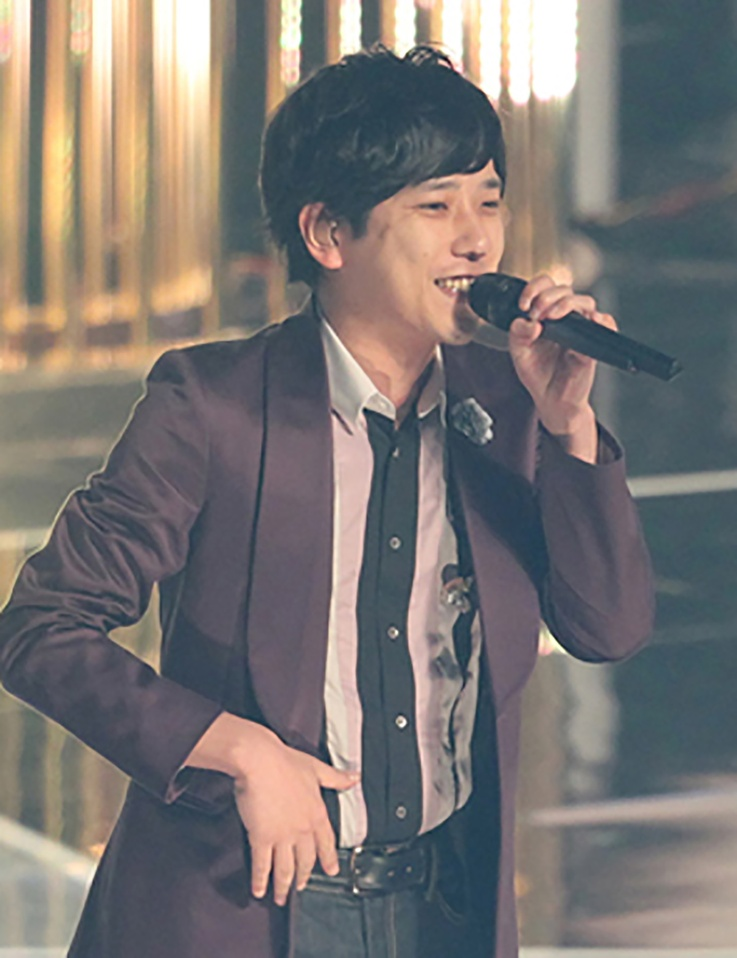
#> input picture arasi_deta/downloads/二宮和也/12.ninomiya0425b.jpg, 737 x 958 px, shrunk from 1200 x 1560 before the run; its folder holds only this picture in this run
$ python img_collection.py
#> lines starting #> are read from the running program, lines starting #| are printed output that depends on the picture
import cv2, os, re,requests, time, bs4
from urllib.request import urlretrieve
from urllib import request as req
from urllib import error,parse
from PIL import Image
import numpy as np
import glob

members = ["二宮和也", "櫻井翔"]
img_dir = "./arasi_deta/downloads/"
cascade_file = "./haarcascade_frontalface_alt.xml"
cascade = cv2.CascadeClassifier(cascade_file)
for member in members:
	files = glob.glob(img_dir+member+"/*.jpg")
	print("{}の写真は{}枚です。顔認識を始めます。".format(member, len(files)))
	error_count = 0
	for index, file in enumerate(files,1):
		print(file)
		img = cv2.imread(file)
#> img is the input picture: shape (958, 737, 3); mean B, G, R 114.6, 116.6, 121.6
		img_gray = cv2.cvtColor(img, cv2.COLOR_BGR2GRAY)
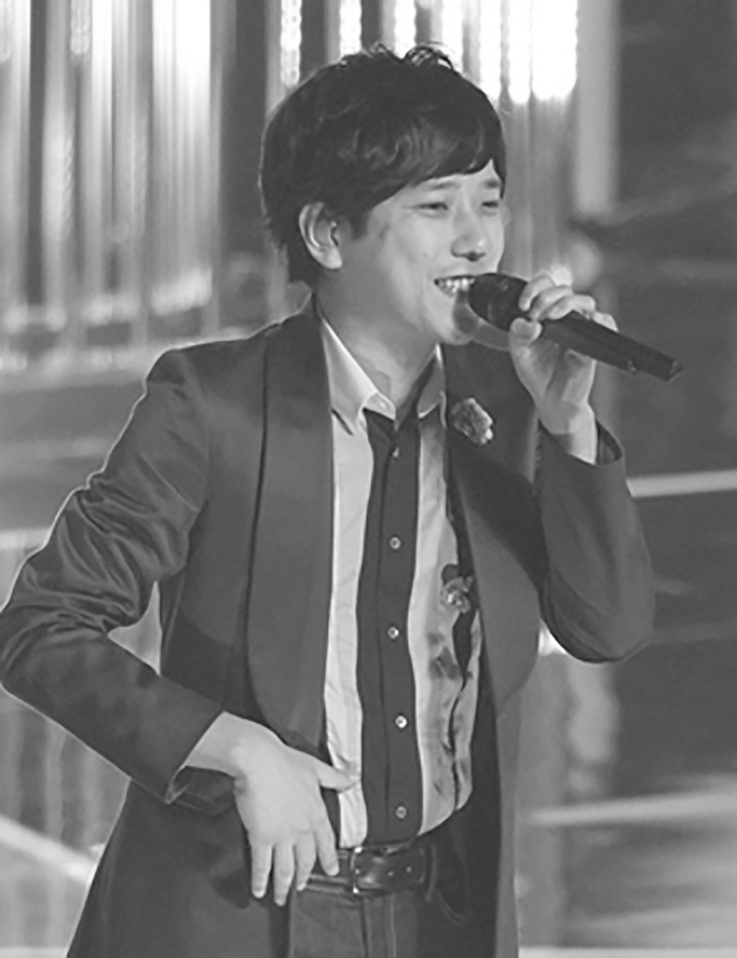
#> img_gray: shape (958, 737); min 10, max 255, mean 117.9
		cascade = cv2.CascadeClassifier(cascade_file)
		facerect = cascade.detectMultiScale(img_gray)
#> facerect = [[398, 157, 133, 133]]
		print(len(facerect))
#| 1
		if len(facerect) != 1:
			mistake_path = img_dir + member + "/mistake"
			if not os.path.exists(mistake_path):
				os.makedirs(mistake_path)
			cv2.imwrite(mistake_path  + "/" + str(index) +".jpg", img)
			error_count += 1
			continue
		for x,y,w,h in facerect:
			img = img[y:y+h, x:x+w]
#> this loop made 1 pass
#> pass 1, `img = img[y:y+h, x:x+w]`:
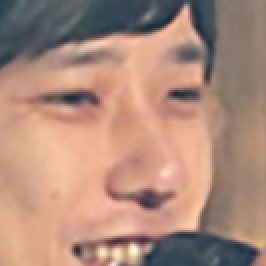
#> img: shape (133, 133, 3) (shown 2 times larger); mean B, G, R 123, 139, 173.6
		face_path = img_dir+member+"/face"
		if not os.path.exists(face_path):
			os.makedirs(face_path)
		cv2.imwrite(face_path  + "/" + str(index)+".jpg", img)
	print("{}のディレクトリにて、{}件中、{}件の写真で顔認識に失敗しました。".format(member, len(files), error_count))

for member in members:
    pathes = img_dir + member + "/face"
    files = glob.glob(pathes +'/*')
    for i, f in enumerate(files):
        print(i)
        os.rename(f, os.path.join(pathes, '{}'.format(i)+ ".jpg"))
